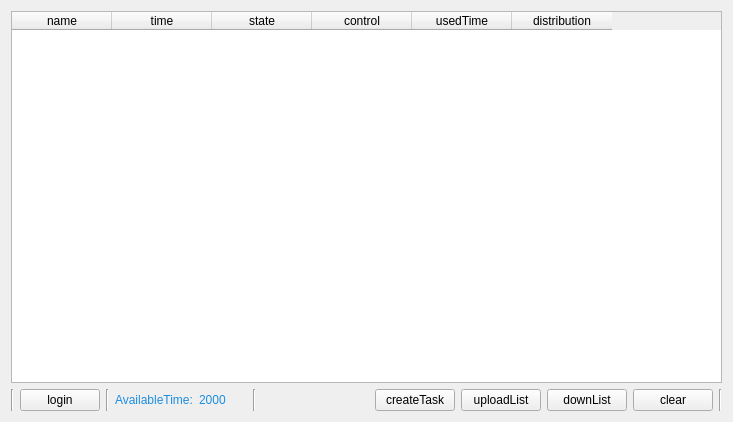
<?xml version="1.0" encoding="UTF-8"?>
<ui version="4.0">
 <class>TaskMgeWidget</class>
 <widget class="QWidget" name="TaskMgeWidget">
  <property name="geometry">
   <rect>
    <x>0</x>
    <y>0</y>
    <width>733</width>
    <height>422</height>
   </rect>
  </property>
  <property name="windowTitle">
   <string>Form</string>
  </property>
  <layout class="QGridLayout" name="gridLayout">
   <item row="0" column="0">
    <widget class="QTableWidget" name="tableWidget">
     <column>
      <property name="text">
       <string>name</string>
      </property>
     </column>
     <column>
      <property name="text">
       <string>time</string>
      </property>
     </column>
     <column>
      <property name="text">
       <string>state</string>
      </property>
     </column>
     <column>
      <property name="text">
       <string>control</string>
      </property>
     </column>
     <column>
      <property name="text">
       <string>usedTime</string>
      </property>
     </column>
     <column>
      <property name="text">
       <string>distribution</string>
      </property>
     </column>
    </widget>
   </item>
   <item row="1" column="0">
    <layout class="QHBoxLayout" name="horizontalLayout_2">
     <item>
      <widget class="Line" name="line_2">
       <property name="orientation">
        <enum>Qt::Vertical</enum>
       </property>
      </widget>
     </item>
     <item>
      <widget class="QPushButton" name="PushButton">
       <property name="text">
        <string>login</string>
       </property>
       <property name="flat">
        <bool>false</bool>
       </property>
      </widget>
     </item>
     <item>
      <widget class="Line" name="line">
       <property name="orientation">
        <enum>Qt::Vertical</enum>
       </property>
      </widget>
     </item>
     <item>
      <widget class="QLabel" name="label">
       <property name="styleSheet">
        <string notr="true">color: #1d8de0;</string>
       </property>
       <property name="text">
        <string>AvailableTime:</string>
       </property>
      </widget>
     </item>
     <item>
      <widget class="QLabel" name="cupTimeLabel">
       <property name="minimumSize">
        <size>
         <width>35</width>
         <height>0</height>
        </size>
       </property>
       <property name="maximumSize">
        <size>
         <width>35</width>
         <height>16777215</height>
        </size>
       </property>
       <property name="styleSheet">
        <string notr="true">color: #1d8de0;</string>
       </property>
       <property name="text">
        <string>2000</string>
       </property>
      </widget>
     </item>
     <item>
      <widget class="QLabel" name="textLabel">
       <property name="text">
        <string/>
       </property>
      </widget>
     </item>
     <item>
      <widget class="Line" name="line_3">
       <property name="orientation">
        <enum>Qt::Vertical</enum>
       </property>
      </widget>
     </item>
     <item>
      <spacer name="horizontalSpacer">
       <property name="orientation">
        <enum>Qt::Horizontal</enum>
       </property>
       <property name="sizeHint" stdset="0">
        <size>
         <width>40</width>
         <height>20</height>
        </size>
       </property>
      </spacer>
     </item>
     <item>
      <layout class="QHBoxLayout" name="horizontalLayout">
       <item>
        <widget class="QPushButton" name="ctkPushButton">
         <property name="text">
          <string>createTask</string>
         </property>
         <property name="flat">
          <bool>false</bool>
         </property>
        </widget>
       </item>
       <item>
        <widget class="QPushButton" name="commitPushButton">
         <property name="text">
          <string>uploadList</string>
         </property>
        </widget>
       </item>
       <item>
        <widget class="QPushButton" name="resultDownPushButton">
         <property name="text">
          <string>downList</string>
         </property>
        </widget>
       </item>
       <item>
        <widget class="QPushButton" name="clearPushButton">
         <property name="text">
          <string>clear</string>
         </property>
         <property name="flat">
          <bool>false</bool>
         </property>
        </widget>
       </item>
       <item>
        <widget class="Line" name="line_4">
         <property name="orientation">
          <enum>Qt::Vertical</enum>
         </property>
        </widget>
       </item>
      </layout>
     </item>
    </layout>
   </item>
  </layout>
 </widget>
 <resources/>
 <connections/>
</ui>
